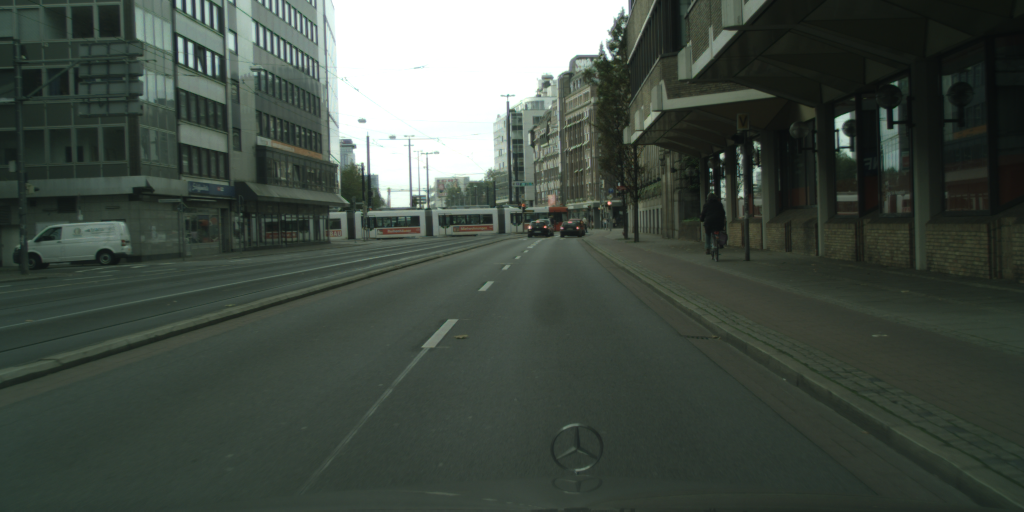
#> input picture data/bremen_000003_000019_leftImg8bit.png, 2048 x 1024 px (shown at 1/2 size); its folder holds only this picture in this run
$ python test.py
#> lines starting #> are read from the running program, lines starting #| are printed output that depends on the picture; after the words box and inside, x2 and y2 are one past the last pixel; in counts of white or black regions, pixels touching at a corner belong together
import os
import json
import glob
import argparse

import numpy as np
from scipy import signal as sg
import scipy.ndimage as ndimage
from scipy.ndimage.filters import maximum_filter, minimum_filter
import cv2 as cv

from PIL import Image

import matplotlib.pyplot as plt

threshold = 0.4

default_base = './data'
flist = glob.glob(os.path.join(default_base, '*_leftImg8bit.png'))
for image in flist:
    # flist = glob.glob(os.path.join(default_base, 'cologne_000057_000019_leftImg8bit.png'))
    plt.figure()
    ax1 = plt.subplot(211)
    ax2 = plt.subplot(212, sharex=ax1, sharey=ax1)
    # fig, (ax1, ax2) = plt.subplots(2)

    image_path = image
    original_image = np.array(Image.open(image_path).convert("L"), dtype=float)
    original_image /= 255

    ax1.imshow(original_image)
    ax1.set_title('original')

    kernel = np.array([[-1, -1, -1, -1, -1],
                   [-1,  1,  2,  1, -1],
                   [-1,  2,  4,  2, -1],
                   [-1,  1,  2,  1, -1],
                   [-1, -1, -1, -1, -1]], dtype=float)

    kernel =kernel/ (4- (-1))
    #
    # k = np.array([[118, 122, 121, 121, 117, 117, 122, 126, 124, 130, 130, 125, 133, 136, 145, 170, 191],
    #             [92, 93, 93, 93, 94, 95, 97, 100, 105, 117, 124, 125, 127, 126, 145, 191, 215],
    #             [80, 79, 85, 99, 101, 108, 121, 125, 127, 130, 129, 126, 124, 123, 137, 184, 212],
    #             [88, 90, 103, 118, 126, 136, 149, 159, 164, 162, 154, 137, 127,
    #              118, 121, 156, 190],
    #             [105, 113, 125, 144, 168, 194, 201, 204, 206, 209, 204, 180, 155,
    #              128, 117, 136, 159],
    #             [118, 119, 133, 148, 181, 227, 238, 215, 212, 231, 232, 207, 185,
    #              149, 124, 137, 157],
    #             [131, 130, 147, 184, 213, 246, 254, 244, 237, 247, 244, 223, 205,
    #              169, 132, 140, 153],
    #             [138, 137, 158, 210, 241, 253, 255, 255, 254, 254, 253, 238, 216,
    #              181, 137, 135, 143],
    #             [135, 131, 157, 209, 245, 253, 254, 252, 252, 253, 252, 244, 219,
    #              182, 136, 129, 136],
    #             [132, 126, 157, 223, 253, 254, 254, 251, 248, 252, 252, 254, 237,
    #              181, 137, 124, 124],
    #             [130, 121, 143, 194, 231, 252, 254, 251, 251, 252, 249, 240, 213,
    #              163, 129, 120, 115],
    #             [119, 116, 132, 150, 193, 253, 255, 251, 251, 254, 248, 197, 170,
    #              135, 116, 118, 115],
    #             [121, 122, 116, 128, 178, 217, 230, 232, 231, 229, 217, 179, 145,
    #              128, 121, 112, 105],
    #             [92, 101, 111, 129, 139, 158, 178, 204, 200, 189, 167, 151, 131,
    #              115, 100, 93, 104],
    #             [97, 81, 72, 93, 115, 131, 133, 146, 145, 142, 137, 120, 95,
    #              76, 58, 83, 111],
    #             [120, 84, 51, 62, 67, 95, 113, 117, 117, 118, 99, 85, 66,
    #              64, 61, 90, 111],
    #             [103, 84, 50, 36, 39, 41, 49, 54, 61, 65, 60, 53, 51,
    #              52, 53, 85, 101]])
    #
    # k = k - k.mean()
    # k = np.flipud(k)
    # k = np.fliplr(k)
    # k = k / 255
    #
    # filter_kernel = np.array([[-3.5, -2.25, -2, -2, -2],
    #                           [-2.25, -1, 1 / 4, 1 / 2, 1],
    #                           [-2, 1 / 4, 1, 1, 1.25],
    #                           [-2, 1 / 2, 1, 2, 3],
    #                           [-2, 1, 1.25, 3, 4]])
    # filter_kernel = np.hstack([filter_kernel[::], np.fliplr(filter_kernel)])
    # filter_kernel = np.vstack([filter_kernel[::], filter_kernel[::-1]])
    # filter_kernel = filter_kernel / 7.5

    after_filter = sg.convolve2d(original_image, kernel)
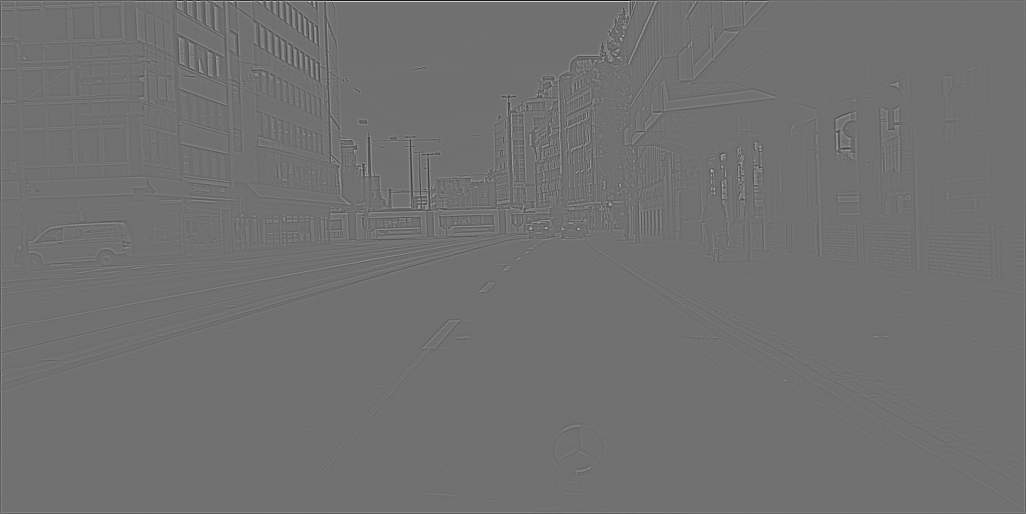
#> after_filter: shape (1028, 2052) float64 (shown at 1/2 size); min -1, max 1.26, mean 5.5e-18; drawn with min black and max white

    data_max = maximum_filter(after_filter, 10)
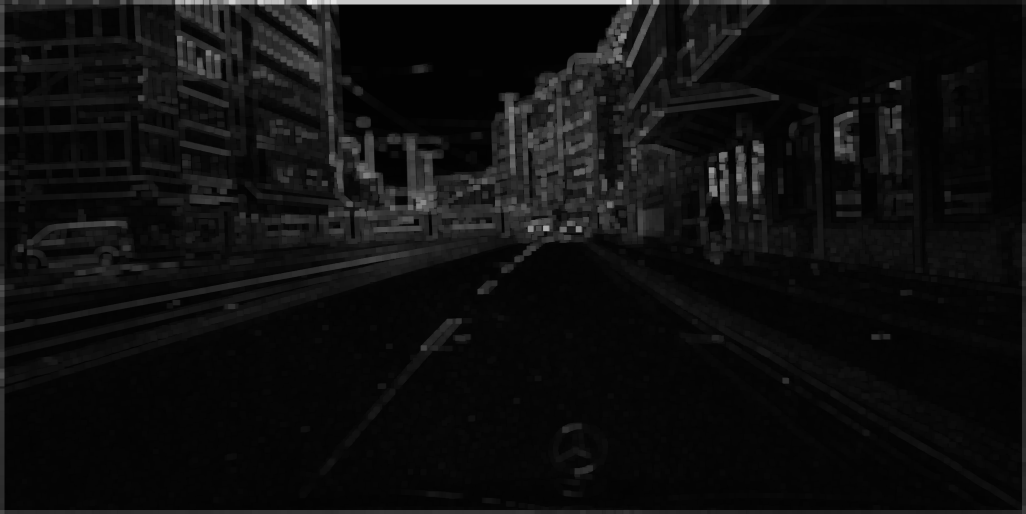
#> data_max: shape (1028, 2052) float64 (shown at 1/2 size); min -0.0102, max 1.26, mean 0.0649; drawn with min black and max white
    maxima = (after_filter == data_max)
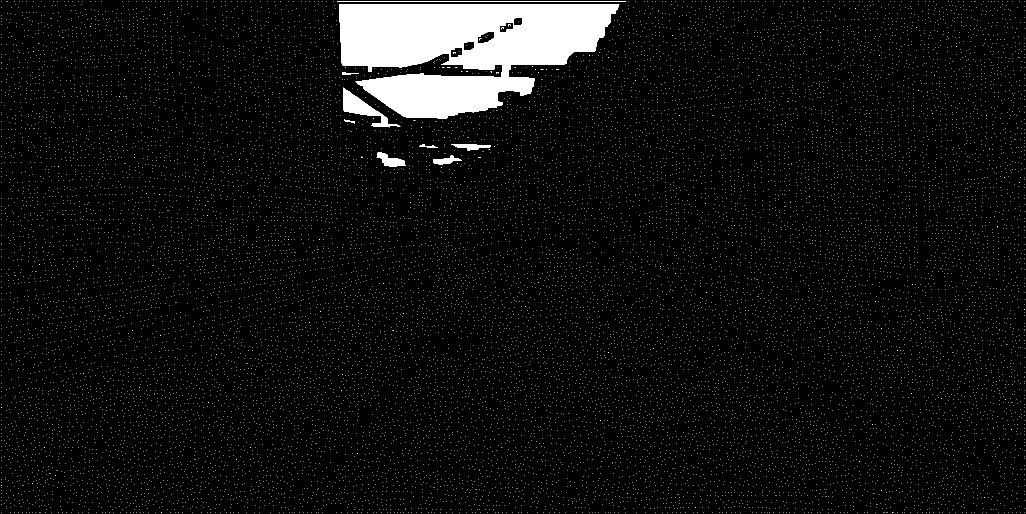
#> maxima: shape (1028, 2052) bool (shown at 1/2 size); 5% white; 17026 white regions (17017 under 20 px), largest, box (x1, y1, x2, y2) and area: (678, 9, 1239, 238) 81995, (686, 175, 801, 255) 2555, (753, 305, 812, 334) 860
    # data_min = minimum_filter(after_filter, 10)
    # diff = ((data_max - data_min) > 0.6)
    # maxima[diff == 0] = 0

    after_filter[maxima == False] = 0
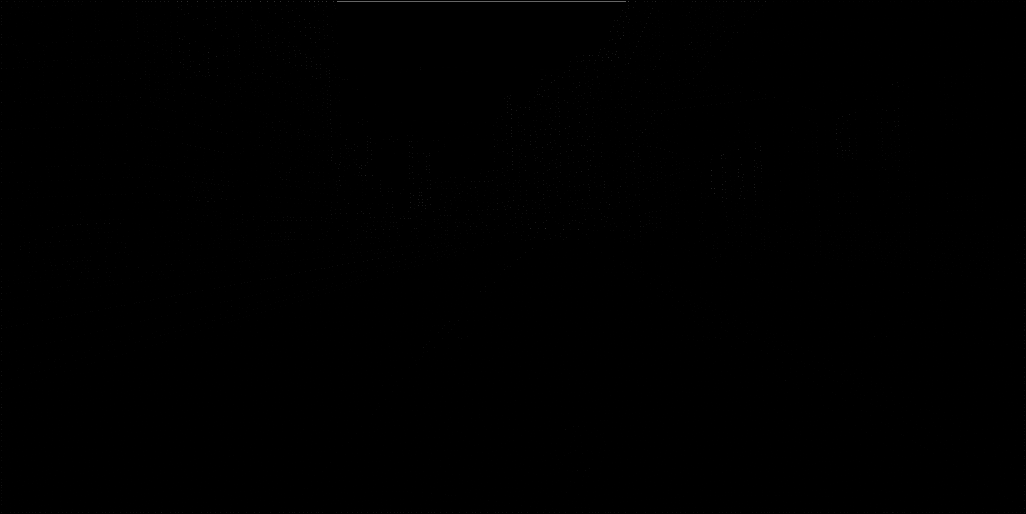
#> after_filter: shape (1028, 2052) float64 (shown at 1/2 size); min -0.00235, max 1.26, mean 0.00078; drawn with min black and max white
    after_filter[after_filter < threshold] = 0

    slices = np.argwhere(after_filter > 0)
#> slices = 814 pairs, first value 3 to 458, second value 3 to 1784


    # [9 lines of commented-out code are left out]

    x, y = [], []
    for dy, dx in slices:
        x.append(dx)
        y.append(dy)
#> this loop made 814 passes
#> dx on passes 1 to 3: 191, 245, 272
#> after the loop, x = 814 values, max 1784 at index 679, min 3 at index 683, mean 968.3; y = 814 values from 3 to 458

    ax1.plot(x, y, 'r+', color='r', markersize=4)

    ax2.imshow(after_filter)
    ax2.set_title('after filter')

plt.show()
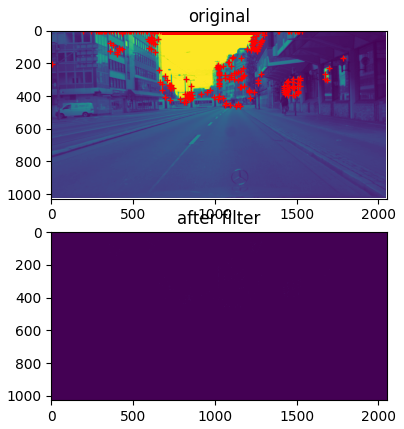
#> figure drawn by matplotlib, 2 panels

#np.argwhere

$ run again, on data/bremen_000009_000019_leftImg8bit.png
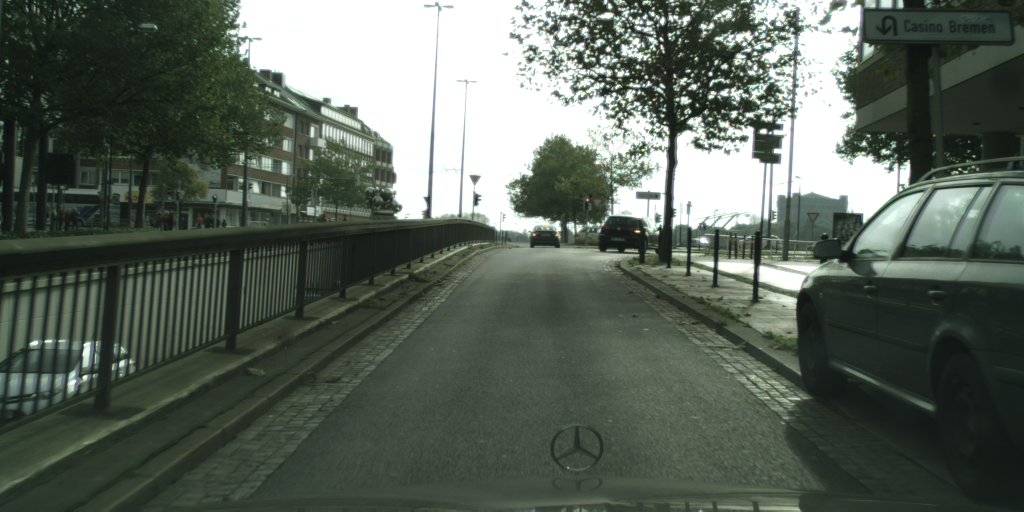
#> input picture data/bremen_000009_000019_leftImg8bit.png, 2048 x 1024 px (shown at 1/2 size)
#> `maxima = (after_filter == data_max)`:
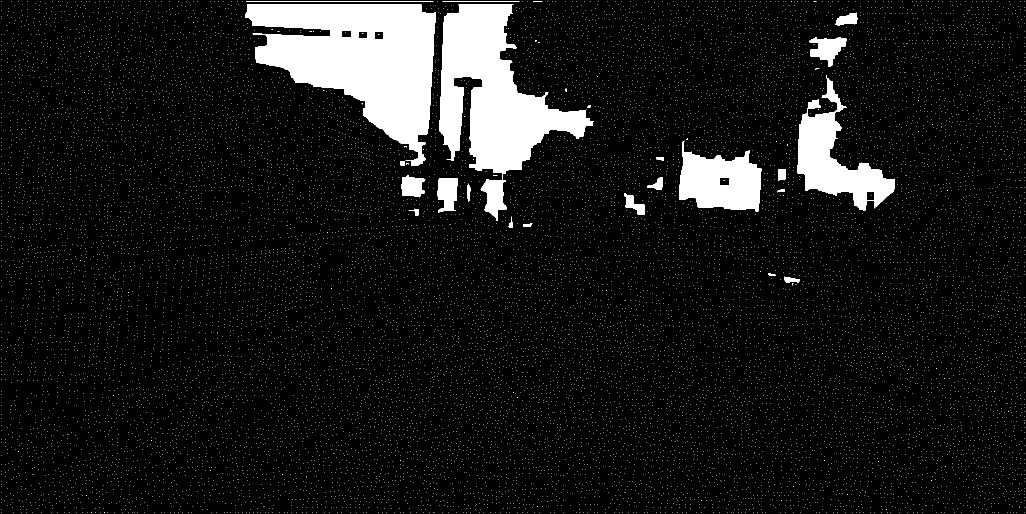
#> maxima: shape (1028, 2052) bool (shown at 1/2 size); 8.5% white; 15295 white regions (15272 under 20 px), largest, box (x1, y1, x2, y2) and area: (491, 9, 871, 332) 66481, (879, 9, 1188, 442) 53495, (1595, 150, 1790, 421) 18812
#> slices = 2290 pairs, first value 3 to 1024, second value 3 to 2048
#> the loop `for dy, dx in slices:` made 2290 passes
#> dx on passes 1 to 3: 3, 22, 55
#> after the loop `for dy, dx in slices:`: x = 2290 values, max 2048 at index 1836, min 3 at index 0, mean 1141.3; y = 2290 values from 3 to 1024
#> `plt.show()`:
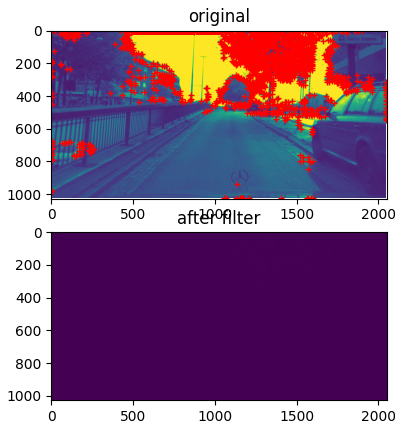
#> figure drawn by matplotlib, 2 panels

$ run again, on data/bremen_000016_000019_leftImg8bit.png
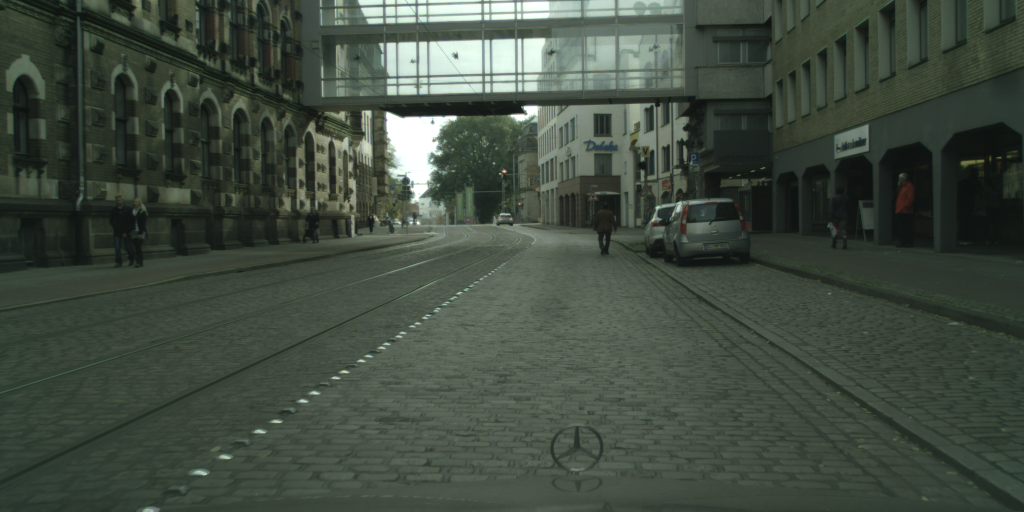
#> input picture data/bremen_000016_000019_leftImg8bit.png, 2048 x 1024 px (shown at 1/2 size)
#> `maxima = (after_filter == data_max)`:
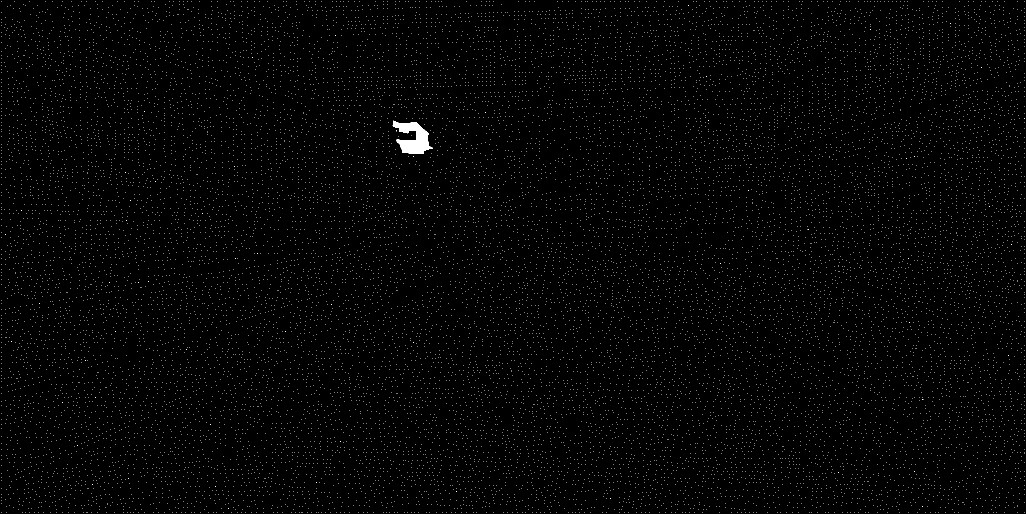
#> maxima: shape (1028, 2052) bool (shown at 1/2 size); 0.94% white in thin lines or dots
#> slices = 252 pairs, first value 2 to 1024, second value 3 to 2048
#> the loop `for dy, dx in slices:` made 252 passes
#> (dy, dx) on passes 1 to 3: (2, 1037), (3, 3), (3, 173)
#> after the loop `for dy, dx in slices:`: x = 252 values, max 2048 at index 64, min 3 at index 1, mean 876.2; y = 252 values from 2 to 1024
#> `plt.show()`:
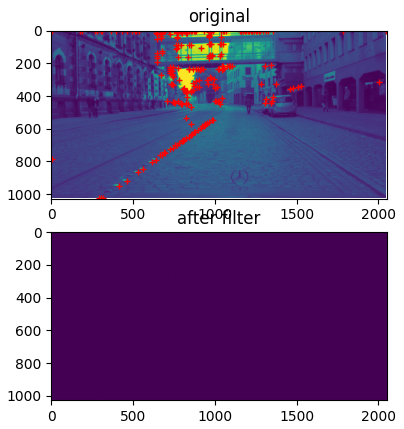
#> figure drawn by matplotlib, 2 panels
